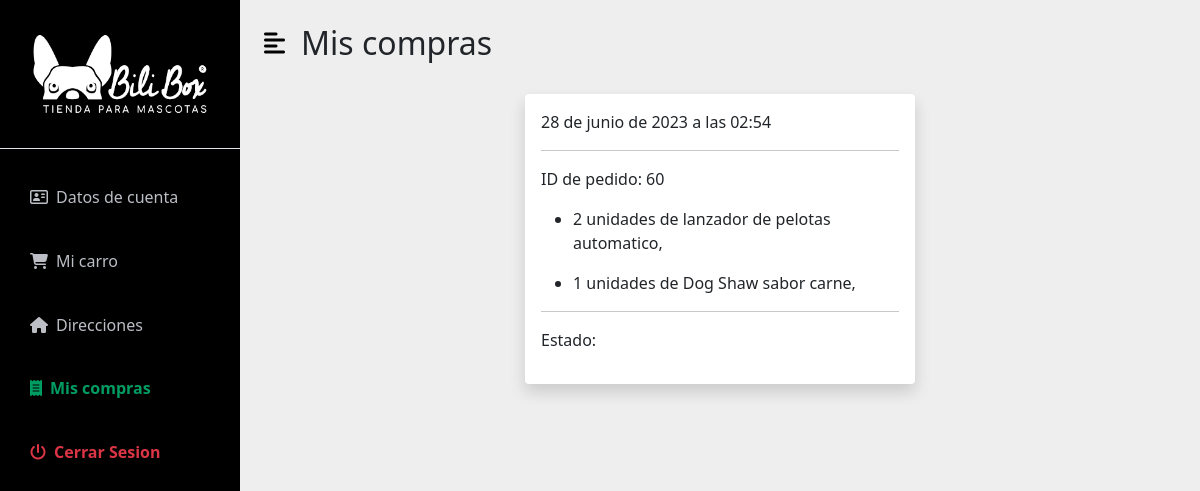
Page /pedido/pedidos/ (signed in) on the earlier database version.
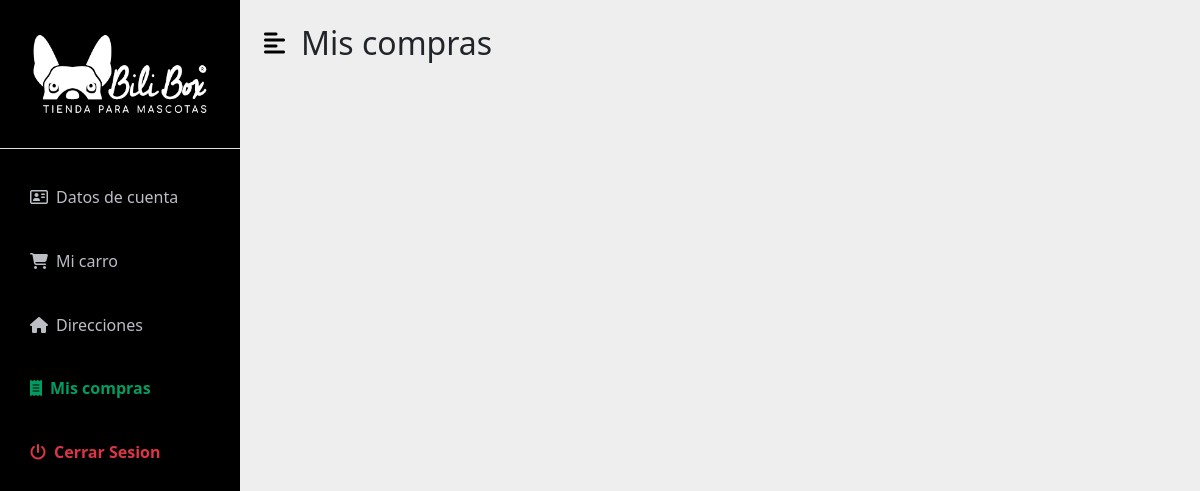
Same page on the later database version.
### AppPedidos/models.py (models this page shows, shortened)
class Pedido(models.Model):
    user = models.ForeignKey(User, on_delete=models.CASCADE,related_name='pedidos')
    created_at = models.DateTimeField(auto_now_add=True)
    class Meta:
        db_table = 'pedidos' #Como se va a ver en la basen de datos
        verbose_name ='pedido'
        verbose_name_plural ='pedidos'

class DetallePedido(models.Model):
    user = models.ForeignKey(User, on_delete=models.CASCADE,related_name='detalle_pedido')
    producto = models.ForeignKey(Articulo, on_delete=models.CASCADE)
    pedido = models.ForeignKey(Pedido, on_delete=models.CASCADE)
    cantidad = models.IntegerField(default=1)
    created_at = models.DateTimeField(auto_now_add=True)
    def __str__(self):
        return f'{self.cantidad} unidades de {self.producto.nombre}, '
    class Meta:
        db_table = 'detalle_pedido' #Como se va a ver en la basen de datos
        verbose_name ='detalle_pedido'
        verbose_name_plural ='detalle_pedidos'

### App/models.py (models this page shows, shortened)
class Articulo(models.Model):
    imagen = models.ImageField(upload_to='articulos/')
    nombre = models.CharField(max_length=50)
    descripcion = models.CharField(max_length=200, null=True, blank=True)
    precio = models.IntegerField()
    seccion = models.CharField( max_length=30)
    stock = models.IntegerField()
    created = models.DateTimeField(auto_now_add=True)
    updated = models.DateTimeField(auto_now_add=True)
    class Meta:
        verbose_name = 'articulo'
        verbose_name_plural = 'articulos'

### AppPedidos/views.py (the view)
# urls.py: path('pedidos/', views.pedidos, name='pedidos'),
def pedidos(request):
    pedido = Pedido.objects.filter(user=request.user)
    detalle = DetallePedido.objects.filter(user=request.user)
    ctx = {
        'pedido': pedido,
        'detalle_pedido': detalle,
    }
    return render(request,'Dashboards/compras.html',ctx)

### AppCarro/context_processor.py (called while the page is built)
def importe_total_carro(request):
    total=0
    try:
      if request.user.is_authenticated:
        for key, value in request.session["carro"].items():
          total = total + (int(value["precio"]) * value["cantidad"])
      else:
        pass
    except:
      pass
    return {'importe_total_carro':total}

### AppDashboard/templates/Dashboards/compras.html (shortened to what this page needs)
{% extends 'Dashboards/base-dash.html' %}
{% load static %}
{% block content %}
<div id="page-content-wrapper">
    <nav class="navbar navbar-expand-lg navbar-light bg-transparent py-4 px-4">
        <div class="d-flex align-items-center">
            <i class="fas fa-align-left primary-text fs-4 me-3" id="menu-toggle"></i>
            <h2 class="fs-2 m-0">Mis compras</h2>
        </div>
    </nav>
    <div class="container-fluid px-4 ">
        <div class="row d-flex justify-content-center align-items-center">
            {% for pedido in pedido %}
            <div class="col-lg-5 shadow m-2 p-3 rounded" style="background-color: white;">
                <p>{{pedido.created_at}}</p>
                <hr>
                <p>ID de pedido: {{pedido.id}}</p>
                {% for detalle in detalle_pedido %}
                    {% if pedido.id == detalle.pedido.id  %}
                        <ul>
                            <li>{{detalle}} </li>
                        </ul>
                    {% endif %}
                {% endfor %}
                <hr>
                <p>Estado: </p>
            </div>
            {% endfor %}
        </div>
    </div>
</div>
{% endblock %}

Differences in the rows shown:
removed Pedido: created_at "28 de junio de 2023 a las 02:54", id "60"
removed DetallePedido: cantidad+producto "2 unidades de lanzador de pelotas automatico,"
removed DetallePedido: cantidad+producto "1 unidades de Dog Shaw sabor carne,"
